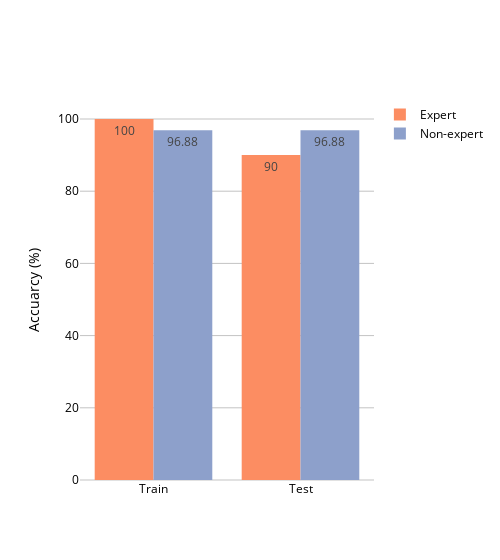

Write notebook code for a chart like this one.
### Markdown cell above
## Results

### Code cell
width = 500
animals=['Train', 'Test']
y_expert = [100, 90]
y_nonexpert = [96.88, 96.88]

fig = go.Figure(data=[
    go.Bar(name='Expert', x=animals, y=y_expert, text=y_expert, marker_color='#FC8D62'),
    go.Bar(name='Non-expert', x=animals, y=y_nonexpert, text=y_nonexpert, marker_color='#8DA0CB')
])
fig.update_traces(textposition='inside', 
                #   texttemplate='%{text:.2s}', 
                  textfont_size=12,
                  textangle=0,
                  marker_line_width = 0,
                  )
fig.update_xaxes(showgrid=False)
fig.update_yaxes(zeroline=True, zerolinewidth=1, zerolinecolor='#C3C3C3',
                 showgrid=True, gridcolor='#C3C3C3')

fig.update_layout(yaxis_title="Accuarcy (%)",
                #   xaxis_title="Y Axis Title", 
                  barmode='group',
                  template='plotly_dark', 
                  plot_bgcolor='rgba(0, 0, 0, 0)', 
                  paper_bgcolor='rgba(0, 0, 0, 0)', 
                  width=int(width),
                  # yaxis_tickformat = '%',
                  font=dict(
                    # family="Courier New, monospace",
                    size=12,
                    color="black"
                    ), )
fig.show(config= {'displaylogo': False})

### Figure 1 — Plotly figure (JSON) as saved in the notebook; plotly's stock layout.template omitted (floating-point values rounded to 4 significant figures)
{"data": [{"marker": {"color": "#FC8D62", "line": {"width": 0}}, "name": "Expert", "text": ["100", "90"], "textangle": 0, "textfont": {"size": 12}, "textposition": "inside", "type": "bar", "x": ["Train", "Test"], "y": [100, 90]}, {"marker": {"color": "#8DA0CB", "line": {"width": 0}}, "name": "Non-expert", "text": ["96.88", "96.88"], "textangle": 0, "textfont": {"size": 12}, "textposition": "inside", "type": "bar", "x": ["Train", "Test"], "y": [96.88, 96.88]}], "layout": {"barmode": "group", "font": {"color": "black", "size": 12}, "paper_bgcolor": "rgba(0, 0, 0, 0)", "plot_bgcolor": "rgba(0, 0, 0, 0)", "width": 500, "xaxis": {"showgrid": false}, "yaxis": {"gridcolor": "#C3C3C3", "showgrid": true, "title": {"text": "Accuarcy (%)"}, "zeroline": true, "zerolinecolor": "#C3C3C3", "zerolinewidth": 1}}}
